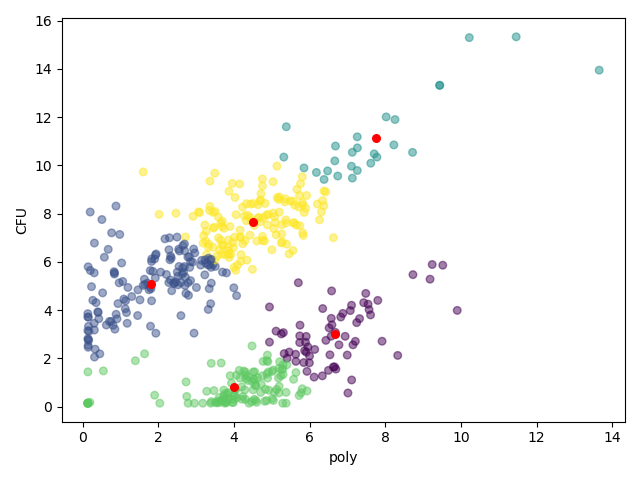

Source code (Python):
#!/usr/bin/env python3

import sys
import numpy as np
import pandas as pd
import matplotlib.pyplot as plt
from sklearn.cluster import KMeans
from scipy.cluster.hierarchy import dendrogram, linkage, leaves_list
import scipy.stats as sp

data = open(sys.argv[1])

df = pd.read_csv(data, sep = "\t", index_col = 0)

cfu=df["CFU"].values
poly=df["poly"].values
data2={'x' : cfu, 'y' : poly}
kmeans_df=pd.DataFrame(data2, columns=['x','y'])


kmeans=KMeans(n_clusters=5).fit(kmeans_df)
centroids= kmeans.cluster_centers_

fig, ax=plt.subplots()
plt.scatter(kmeans_df['x'], kmeans_df['y'], c= kmeans.labels_.astype(float), s=30, alpha=0.5)
plt.scatter(centroids[:, 0], centroids[:, 1], c='red', s=30)
ax.set_ylabel("CFU")
ax.set_xlabel("poly")
fig.tight_layout()
fig.savefig("kmeans.png")